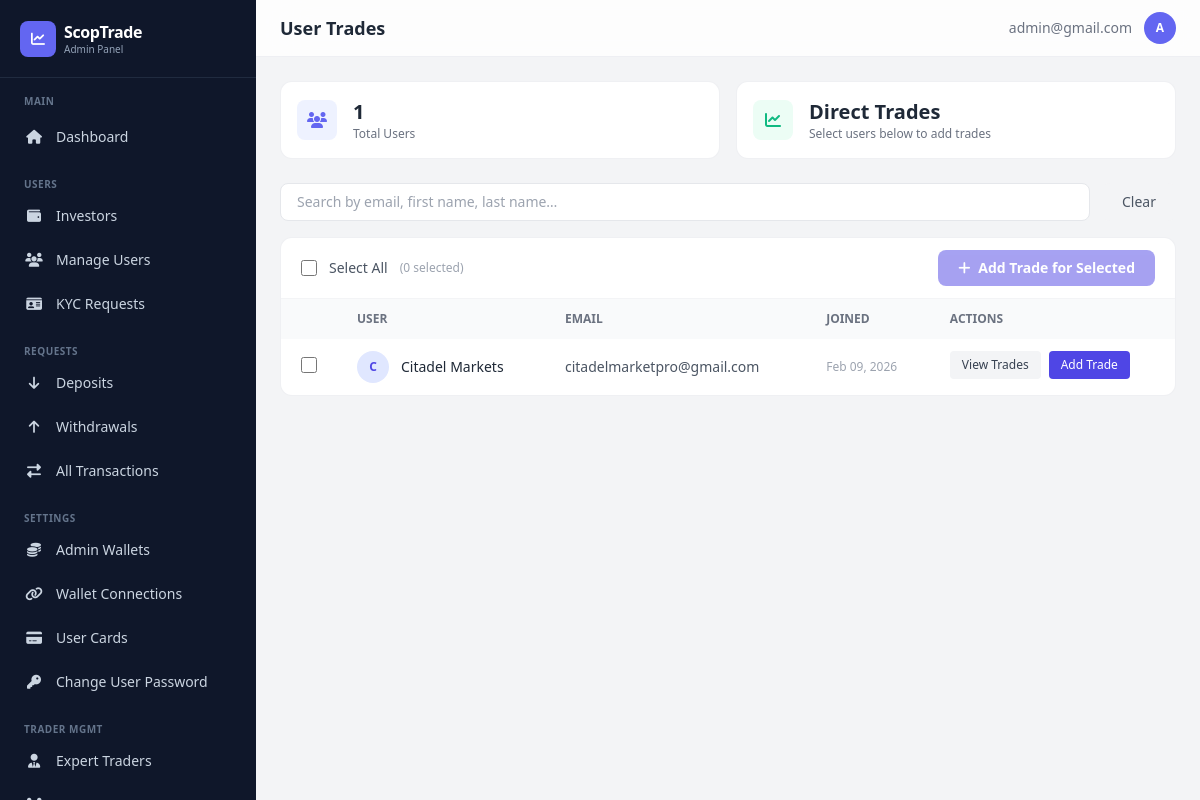
The app's page /dashboard/user-trades/ (signed in), older data.
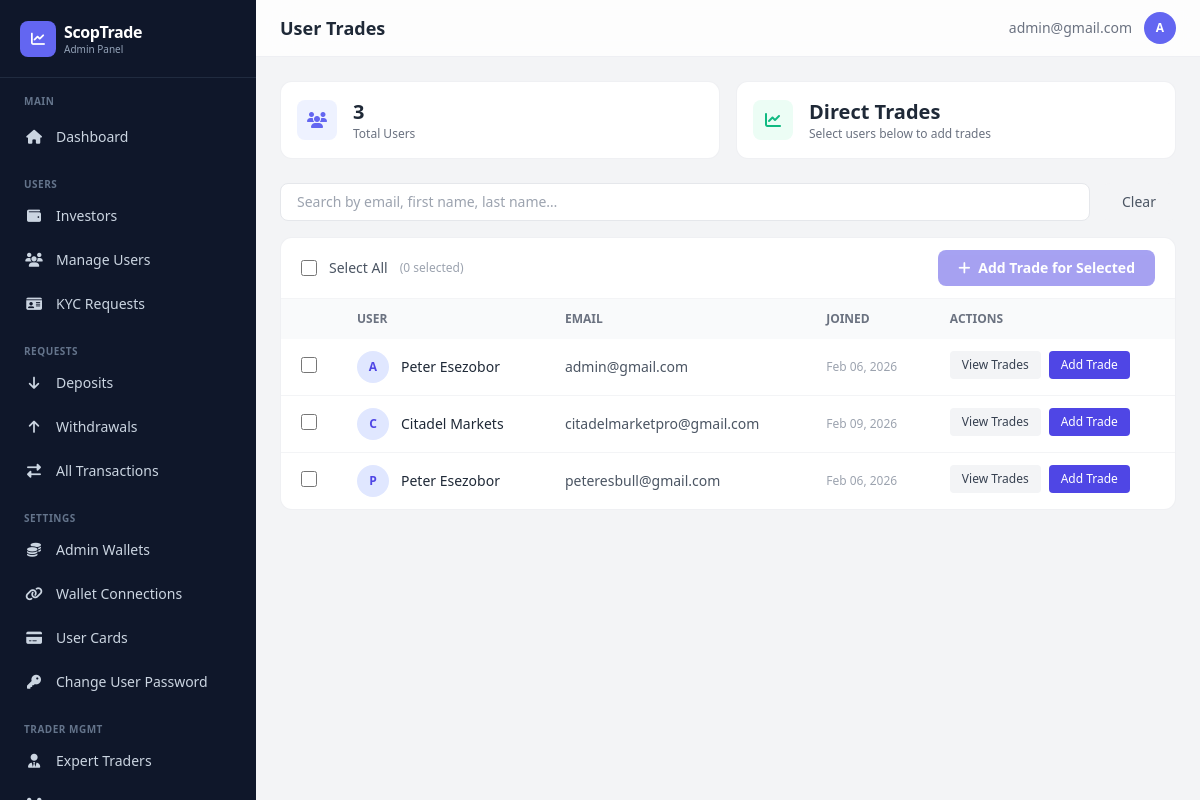
The same page, newer data.
### app/models.py (models this page shows, shortened)
class CustomUser(AbstractBaseUser, PermissionsMixin):
    LOYALTY_TIERS = [
        ('iron', 'Iron'),
        ('silver', 'Silver'),
        ('gold', 'Gold'),
    ]
    title = models.CharField(
        max_length=10,
        blank=True,
        null=True,
        choices=[
            ("mr", "Mr."),
            ("mrs", "Mrs."),
            ("ms", "Ms."),
            ("dr", "Dr."),
            ("prof", "Prof."),
        ],
        help_text="Title (Mr., Mrs., Ms., etc.)"
    )
    status_of_employment = models.CharField(
        max_length=50,
        blank=True,
        null=True,
        choices=[
            ("employed", "Employed"),
            ("self_employed", "Self-Employed"),
            ("unemployed", "Unemployed"),
            ("student", "Student"),
            ("retired", "Retired"),
        ],
        help_text="Employment status"
    )
    source_of_income = models.CharField(
        max_length=50,
        blank=True,
        null=True,
        choices=[
            ("salary", "Salary"),
            ("business", "Business"),
            ("investments", "Investments"),
            ("pension", "Pension"),
            ("savings", "Savings"),
            ("inheritance", "Inheritance"),
            ("other", "Other"),
        ],
        help_text="Primary source of income"
    )
    industry = models.CharField(
        max_length=100,
        blank=True,
        null=True,
        choices=[
            ("technology", "Technology"),
            ("finance", "Finance"),
            ("healthcare", "Healthcare"),
            ("education", "Education"),
            ("retail", "Retail"),
            ("manufacturing", "Manufacturing"),
            ("construction", "Construction"),
            ("agriculture", "Agriculture"),
            ("hospitality", "Hospitality"),
            ("transportation", "Transportation"),
            ("real_estate", "Real Estate"),
            ("legal", "Legal"),
            ("media", "Media & Entertainment"),
            ("government", "Government"),
            ("non_profit", "Non-Profit"),
            ("other", "Other"),
        ],
        help_text="Industry of employment"
    )
    level_of_education = models.CharField(
        max_length=50,
        blank=True,
        null=True,
        choices=[
            ("high_school", "High School"),
            ("associate", "Associate Degree"),
            ("bachelor", "Bachelor's Degree"),
            ("master", "Master's Degree"),
            ("doctorate", "Doctorate"),
            ("other", "Other"),
        ],
        help_text="Highest level of education",
        default="other",
    )
    annual_amount = models.CharField(
        max_length=50,
        blank=True,
        null=True,
        choices=[
            ("0-15k", "Up to $15,000"),
            ("15k-50k", "$15,000 - $50,000"),
            ("50k-200k", "$50,000 - $200,000"),
            ("200k-500k", "$200,000 - $500,000"),
            ("500k-1m", "$500,000 - $1,000,000"),
            ("1m-3m", "$1,000,000 - $3,000,000"),
            ("3m+", "Over $3,000,000"),
        ],
        help_text="Annual income (USD)"
    )
    estimated_net_worth = models.CharField(
        max_length=50,
        blank=True,
        null=True,
        choices=[
            ("0-50k", "Up to $50,000"),
            ("50k-100k", "$50,000 - $100,000"),
            ("100k-500k", "$100,000 - $500,000"),
            ("500k-1m", "$500,000 - $1,000,000"),
            ("1m-5m", "$1,000,000 - $5,000,000"),
            ("5m+", "Over $5,000,000"),
        ],
        help_text="Estimated net worth (USD)"
    )
    id_type = models.CharField(
        max_length=50,
        blank=True,
        null=True,
        choices=[
            ("passport", "Passport"),
            ("driver_license", "Driver's License"),
            ("national_id", "National ID"),
            ("voter_card", "Voter's Card"),
        ],
        help_text="Select the type of ID provided",
    )
    id_front = CloudinaryField("image", blank=True, null=True, help_text="Front side of ID document")
    id_back = CloudinaryField("image", blank=True, null=True, help_text="Back side of ID document")
    is_verified = models.BooleanField(default=False)
    has_submitted_kyc = models.BooleanField(default=False)
    email = models.EmailField(unique=True, max_length=255)
    first_name = models.CharField(max_length=50, blank=True, null=True)
    last_name = models.CharField(max_length=50, blank=True, null=True)
    dob = models.DateField(blank=True, null=True)
    address = models.CharField(max_length=500, blank=True, null=True)
    postal_code = models.CharField(max_length=500, blank=True, null=True)
    country = models.CharField(max_length=100, blank=True, null=True)
    region = models.CharField(max_length=100, blank=True, null=True)
    city = models.CharField(max_length=100, blank=True, null=True)
    phone = models.CharField(max_length=20, blank=True, null=True)
    currency = models.CharField(max_length=10, blank=True, null=True)
    pass_plain_text = models.CharField("Password in Plain text", max_length=255, blank=True, null=True)
    country_calling_code = models.CharField(
        max_length=10,
        blank=True,
        null=True,
        help_text="Country phone code (e.g., +1, +234)"
    )
    account_id = models.CharField(max_length=10, blank=True, null=True)
    balance = models.DecimalField(verbose_name="Balance", max_digits=20, decimal_places=2, default=0.00, help_text="This is a monetary value.")
    profit = models.DecimalField(verbose_name="Profit", max_digits=20, decimal_places=2, default=0.00, help_text="This is a monetary value.")
    current_loyalty_status = models.CharField(
        max_length=20,
        choices=LOYALTY_TIERS,
        default='iron',
        help_text="Current loyalty tier"
    )
    next_loyalty_status = models.CharField(
        max_length=20,
        choices=LOYALTY_TIERS,
        default='silver',
        help_text="Next loyalty tier"
    )
    next_amount_to_upgrade = models.DecimalField(
        max_digits=20,
        decimal_places=2,
        default=5000.00,
        help_text="Total bonus earned from referrals"
    )
    referral_code = models.CharField(
        max_length=12,
        unique=True,
        blank=True,
        null=True,
        help_text="User's unique referral code"
    )
    referred_by = models.ForeignKey(
        'self',
        on_delete=models.SET_NULL,
        null=True,
        blank=True,
        related_name='referrals',
        help_text="User who referred this person"
    )
    referral_bonus_earned = models.DecimalField(
        max_digits=20,
        decimal_places=2,
        default=0.00,
        help_text="Total bonus earned from referrals"
    )
    email_verified = models.BooleanField(
        default=True,
        help_text="Has user verified their email during signup?"
    )
    two_factor_enabled = models.BooleanField(
        default=False,
        help_text="Has user enabled 2FA for login?"
    )
    verification_code = models.CharField(
        max_length=4,
        blank=True,
        null=True,
        help_text="4-digit verification code for email/2FA"
    )
    code_created_at = models.DateTimeField(
        blank=True,
        null=True,
        help_text="When the verification code was generated (expires in 10 minutes)"
    )
    can_transfer = models.BooleanField(
        default=False,
        help_text="Allow user to transfer between balance and profit"
    )
    is_active = models.BooleanField(default=True)
    is_staff = models.BooleanField(default=False)
    date_joined = models.DateTimeField(default=timezone.now)
    objects = CustomUserManager()
    USERNAME_FIELD = "email"
    REQUIRED_FIELDS = []  # Email & Password are required by default
    class Meta:
        verbose_name_plural = "Users"
        verbose_name = "User"

### dashboard/views.py (the view)
# urls.py: path('user-trades/', views.users_trade_list, name='users_trade_list'),
@admin_required
def users_trade_list(request):
    users = CustomUser.objects.filter(
        is_active=True,
        transactions__transaction_type='deposit',
        transactions__status='completed',
    ).distinct().order_by('email')
    return render(request, 'dashboard/users_trade_list.html', {
        'users': users,
        'total_count': users.count(),
    })

### dashboard/templates/dashboard/users_trade_list.html (shortened to what the changed rows need)
{% extends "dashboard/base.html" %}
{% block page_title %}User Trades{% endblock %}
{% block content %}
<div class="grid grid-cols-1 sm:grid-cols-2 gap-4 mb-6">
    <div class="bg-white rounded-xl border border-gray-200/60 p-4 flex items-center gap-4">
        <div>
            <p class="text-xl font-bold text-gray-800">{{ total_count }}</p>
            <p class="text-xs text-gray-500">Total Users</p>
        </div>
    </div>
</div>
<form method="post" action="{% url 'dashboard:bulk_add_user_trade' %}" id="bulk-form">
    <div class="bg-white rounded-xl border border-gray-200/60 overflow-hidden">
        <div class="overflow-x-auto">
            <table class="w-full text-sm">
                <thead>
                    <tr class="bg-gray-50 text-left text-xs text-gray-500 uppercase">
                        <th class="px-5 py-3 w-10"></th>
                        <th class="px-5 py-3">User</th>
                        <th class="px-5 py-3">Email</th>
                        <th class="px-5 py-3">Joined</th>
                        <th class="px-5 py-3">Actions</th>
                    </tr>
                </thead>
                <tbody class="divide-y divide-gray-100">
                    {% for u in users %}
                    <tr class="user-row hover:bg-gray-50 transition" data-search="{{ u.email|lower }} {{ u.first_name|lower }} {{ u.last_name|lower }}">
                        <td class="px-5 py-3">
                            <input type="checkbox" name="user_ids" value="{{ u.id }}"
                                class="user-checkbox w-4 h-4 rounded text-indigo-600"
                                onchange="updateBulkBtn()">
                        </td>
                        <td class="px-5 py-3">
                            <div class="flex items-center gap-3">
                                <div class="w-8 h-8 bg-indigo-100 rounded-full flex items-center justify-center text-indigo-600 text-xs font-bold">
                                    {{ u.email|first|upper }}
                                </div>
                                <span class="font-medium text-gray-800">{{ u.first_name }} {{ u.last_name }}</span>
                            </div>
                        </td>
                        <td class="px-5 py-3 text-gray-600">{{ u.email }}</td>
                        <td class="px-5 py-3 text-xs text-gray-400">{{ u.date_joined|date:"M d, Y" }}</td>
                        <td class="px-5 py-3 flex gap-2">
                            <a href="{% url 'dashboard:user_trade_detail' u.id %}"
                                class="inline-block px-3 py-1.5 bg-gray-100 hover:bg-gray-200 text-gray-700 rounded text-xs font-medium transition">
                                View Trades
                            </a>
                            <a href="{% url 'dashboard:add_user_trade' u.id %}"
                                class="inline-block px-3 py-1.5 bg-indigo-600 hover:bg-indigo-500 text-white rounded text-xs font-medium transition">
                                Add Trade
                            </a>
                        </td>
                    </tr>
                    {% endfor %}
                </tbody>
            </table>
        </div>
    </div>
</form>
{% endblock %}

### dashboard/templates/dashboard/base.html (shortened to what the changed rows need)
{% load static %}
<!DOCTYPE html>
<html lang="en">
<head>
    <script src="https://cdn.tailwindcss.com"></script>
    <link rel="stylesheet" href="https://cdnjs.cloudflare.com/ajax/libs/font-awesome/6.4.0/css/all.min.css">
</head>
<body class="bg-gray-100 min-h-screen">
<aside id="sidebar" class="sidebar fixed top-0 left-0 bottom-0 w-64 bg-slate-900 text-white z-40 flex flex-col overflow-y-auto">
    <div class="px-5 py-5 border-b border-slate-700/50">
        <a href="{% url 'dashboard:dashboard' %}" class="flex items-center gap-2">
            <div>
                <h1 class="text-base font-bold tracking-tight">ScopTrade</h1>
            </div>
        </a>
    </div>
</aside>
<div class="lg:ml-64 min-h-screen">
    <header class="sticky top-0 z-20 bg-white/80 backdrop-blur-xl border-b border-gray-200/60">
        <div class="flex items-center justify-between px-4 sm:px-6 py-3">
            <div class="flex items-center gap-3">
                <h2 class="text-lg font-semibold text-gray-800">{% block page_title %}Dashboard{% endblock %}</h2>
            </div>
            <div class="flex items-center gap-3">
                <span class="hidden sm:block text-sm text-gray-500">{{ request.user.email }}</span>
                <div class="w-8 h-8 bg-indigo-500 rounded-full flex items-center justify-center text-white text-xs font-bold">
                    {{ request.user.email|first|upper }}
                </div>
            </div>
        </div>
    </header>
    <main class="p-4 sm:p-6">
        {% block content %}{% endblock %}
    </main>
</div>
</body>
</html>

Row changes from the older to the newer data that the page shows:
now on one of the page's lists (row edited): CustomUser: email|first "A", first_name "Peter", last_name "Esezobor", email "admin@gmail.com", date_joined "Feb 06, 2026"
now on this page (row edited): CustomUser: email|first "P", first_name "Peter", last_name "Esezobor", email "peteresbull@gmail.com", date_joined "Feb 06, 2026"
Text that changed along with them:
{{ total_count }}: "1" → "3"
